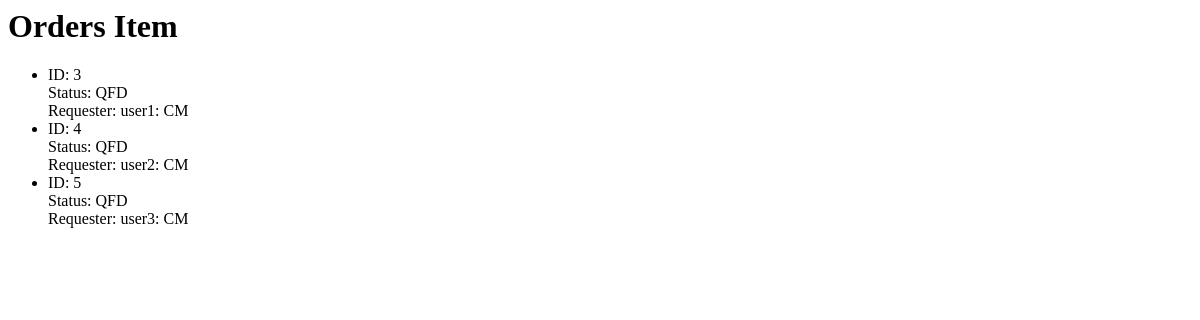
Page /asp/orders on the earlier database version.
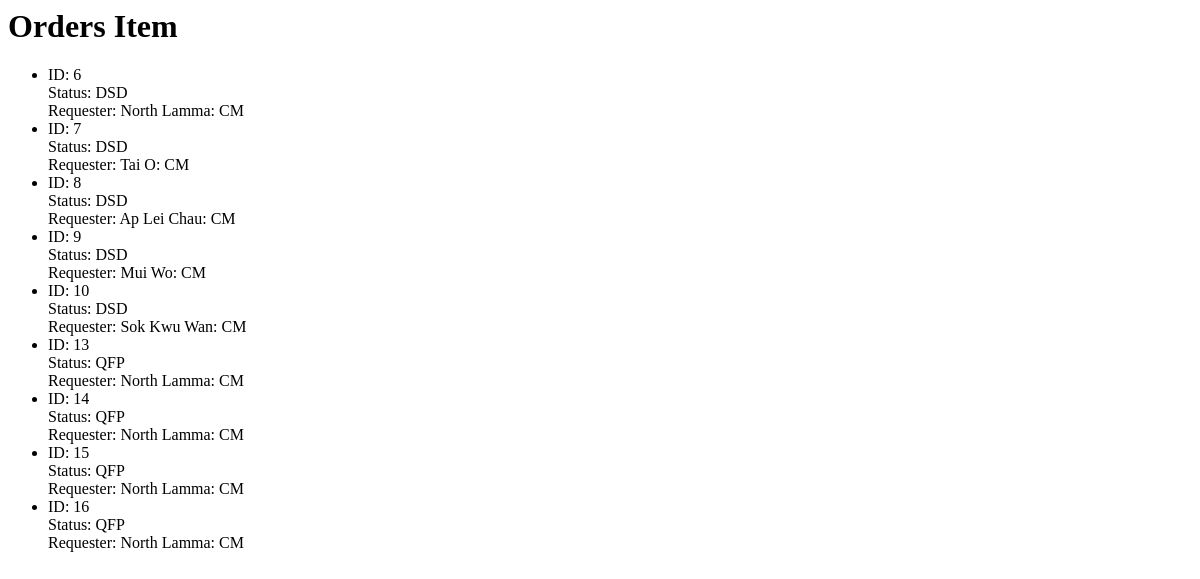
Same page on the later database version.
### asp/models.py (models this page shows, shortened)
class Order(models.Model):
    QUEUED_FOR_PROCESSING = 'QFP'
    PROCESSING_BY_WAREHOUSE = 'PBW'
    QUEUED_FOR_DISPATCH = 'QFD'
    DISPATCHED = 'DSD'
    DELIVERED = 'DLD'
    STATUS = (
        (QUEUED_FOR_PROCESSING, 'Queued for Processing'),
        (PROCESSING_BY_WAREHOUSE, 'Processing by Warehouse'),
        (QUEUED_FOR_DISPATCH, 'Queued for Dispatch'),
        (DISPATCHED, 'Dispatched'),
        (DELIVERED, 'Delivered')
    )
    PRIORITY_HIGH = 3
    PRIORITY_MEDIUM = 2
    PRIORITY_LOW = 1
    PRIORITY = (
        (PRIORITY_HIGH, 'high'),
        (PRIORITY_MEDIUM, 'medium'),
        (PRIORITY_LOW, 'low')
    )
    status = models.CharField(
        max_length = 3,
        choices = STATUS,
        default = QUEUED_FOR_PROCESSING
    )
    requester = models.ForeignKey(UserExt, on_delete = models.CASCADE)
    priority = models.PositiveIntegerField(
        choices = PRIORITY,
        default = PRIORITY_LOW
    )
    time_queued_processing = models.DateTimeField()
    time_processing = models.DateTimeField(null = True, blank = True)
    time_queued_dispatch = models.DateTimeField(null = True, blank = True)
    time_dispatched = models.DateTimeField(null = True, blank = True)
    time_delivered = models.DateTimeField(null = True, blank = True)

class UserExt(models.Model):
    CLINIC_MANAGER = 'CM'
    DISPATCHER = 'DP'
    WAREHOUSE_PERSONNEL = 'WP'
    ADMIN = 'AD'
    ROLES = (
        (CLINIC_MANAGER, 'Clinic Manager'),
        (DISPATCHER, 'Dispatcher'),
        (WAREHOUSE_PERSONNEL, 'Warehouse Personnel'),
        (ADMIN, 'Admin')
    )
    user = models.OneToOneField(User, on_delete=models.CASCADE)
    hospital = models.ForeignKey(Hospital, on_delete=models.CASCADE, null = True, blank = True, related_name='working_hospital')
    resetPassword = models.BooleanField(default=False)
    role = models.CharField(
        max_length = 2,
        choices = ROLES,
        default = CLINIC_MANAGER
    )
    def __str__(self):
        return f"{self.user.username}: {self.role}"

### asp/views.py (the view)
# urls.py: path('orders', views.OrdersViewAll.as_view(), name='orders'),
class OrdersViewAll(ListView):
    models = Order
    def get_queryset(self):
        return Order.objects.all()

### asp/templates/asp/order_list.html
<h1>Orders Item</h1>
<ul>
{% for item in order_list %}
    <li>
        ID: {{ item.id }}
        <br>
        Status: {{ item.status }}
        <br>
        Requester: {{ item.requester }}
    </li>
{% empty %}
    <li>No Order yet</li>
{% endfor %}
</ul>

Differences in the rows shown:
removed Order: id "3", status "QFD", requester "user1: CM"
removed Order: id "4", status "QFD", requester "user2: CM"
removed Order: id "5", status "QFD", requester "user3: CM"
added Order: id "6", status "DSD", requester "North Lamma: CM"
added Order: id "7", status "DSD", requester "Tai O: CM"
added Order: id "8", status "DSD", requester "Ap Lei Chau: CM"
added Order: id "9", status "DSD", requester "Mui Wo: CM"
added Order: id "10", status "DSD", requester "Sok Kwu Wan: CM"
added Order: id "13", status "QFP", requester "North Lamma: CM"
added Order: id "14", status "QFP", requester "North Lamma: CM"
added Order: id "15", status "QFP", requester "North Lamma: CM"
added Order: id "16", status "QFP", requester "North Lamma: CM"
